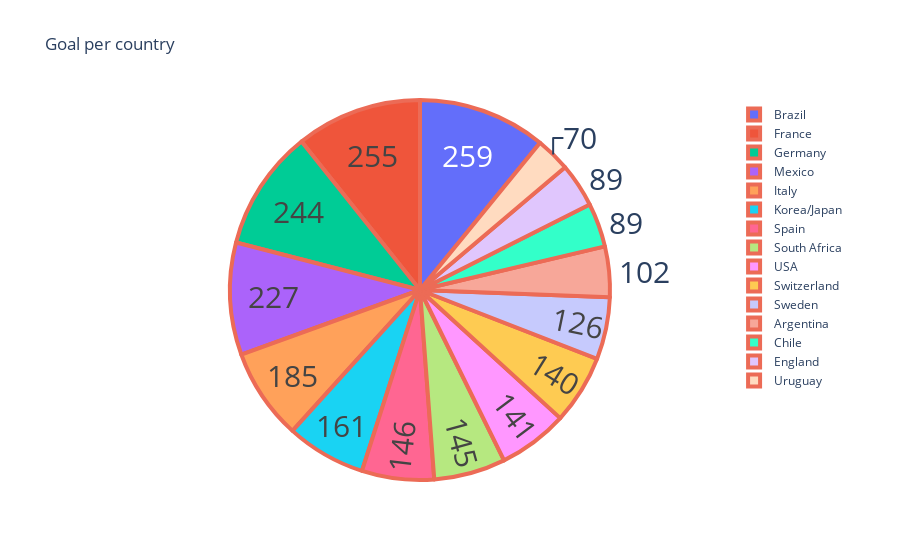

The notebook cell this image was saved under:
### Markdown cell above
From the above I can see that Individual goal score of every county participated.

### Code cell
import plotly.express as px
fig = px.pie(wc, values=wc1['GoalsScored'], names=wc1['Country'],title='Goal per country')
fig.update_traces(hoverinfo='label+percent', textinfo='value', textfont_size=30,
                  marker=dict(line=dict(color='#EC6B56', width=4)))

fig.show()

### Figure 1 — Plotly figure (JSON) as saved in the notebook; plotly's stock layout.template omitted (floating-point values rounded to 4 significant figures)
{"data": [{"domain": {"x": [0, 1], "y": [0, 1]}, "hoverinfo": "label+percent", "hovertemplate": "label=%{label}<br>value=%{value}<extra></extra>", "labels": ["Uruguay", "Italy", "France", "Brazil", "Switzerland", "Sweden", "Chile", "England", "Mexico", "Germany", "Argentina", "Spain", "Mexico", "Italy", "USA", "France", "Korea/Japan", "Germany", "South Africa", "Brazil"], "legendgroup": "", "marker": {"line": {"color": "#EC6B56", "width": 4}}, "name": "", "showlegend": true, "textfont": {"size": 30}, "textinfo": "value", "type": "pie", "values": [70, 70, 84, 88, 140, 126, 89, 89, 95, 97, 102, 146, 132, 115, 141, 171, 161, 147, 145, 171]}], "layout": {"legend": {"tracegroupgap": 0}, "title": {"text": "Goal per country"}}}
